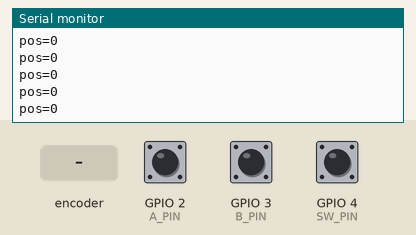
A program run on a simulated ESP32-S3. Parts: the last lines printed to the serial monitor. The inputs (shaded band) are chosen by the test bench; at power-on: GPIO 4 (SW_PIN) HIGH, GPIO 2 (A_PIN) HIGH, GPIO 3 (B_PIN) HIGH.

Above: at 1.2 s.
1.3 s: GPIO 4 (SW_PIN) pulled LOW for 0.15 s
At 1.31 s:
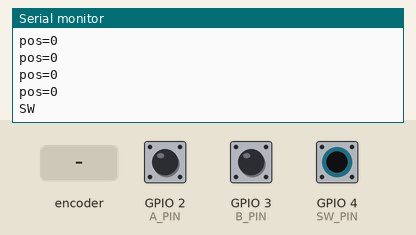
2.9 s: rotary encoder on GPIO 2 (A_PIN) / GPIO 3 (B_PIN) turned 1 step (first pin leading)
At 3.16 s:
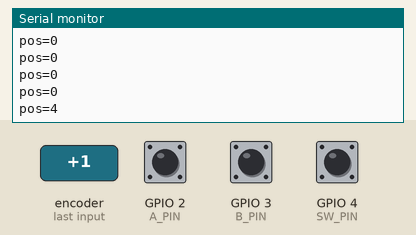
4.6 s: rotary encoder on GPIO 2 (A_PIN) / GPIO 3 (B_PIN) turned 1 step (first pin leading)
At 4.76 s:
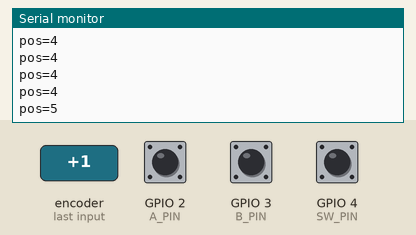
Timing chart, 0 to 7.6 s (numbered marks = the images above; inputs shaded):
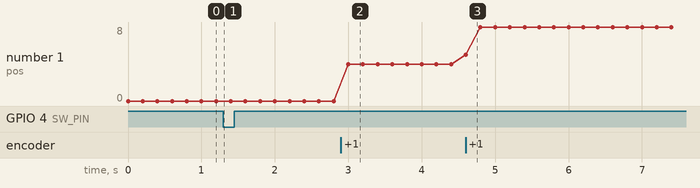

The program:

main.cpp
```cpp
#include <Arduino.h>
#define A_PIN 2
#define B_PIN 3
#define SW_PIN 4
volatile int32_t pos=0; volatile uint8_t lastAB=0;
uint8_t rd(){ return ((uint8_t)digitalRead(B_PIN)<<1)|digitalRead(A_PIN); }
void IRAM_ATTR abIsr(){ uint8_t ab=rd(); uint8_t idx=((lastAB&3)<<2)|(ab&3);
  static const int8_t T[16]={0,1,-1,0,-1,0,0,1,1,0,0,-1,0,-1,1,0};
  pos+=T[idx]; lastAB=ab;
}
void IRAM_ATTR swIsr(){ if(digitalRead(SW_PIN)==LOW) Serial.println("SW"); }
void EncTask(void *){
  pinMode(A_PIN,INPUT_PULLUP); pinMode(B_PIN,INPUT_PULLUP); pinMode(SW_PIN,INPUT_PULLUP);
  lastAB=rd(); attachInterrupt(digitalPinToInterrupt(A_PIN),abIsr,CHANGE);
  attachInterrupt(digitalPinToInterrupt(B_PIN),abIsr,CHANGE);
  attachInterrupt(digitalPinToInterrupt(SW_PIN),swIsr,FALLING);
  for(;;){ Serial.printf("pos=%ld\n",(long)pos); vTaskDelay(pdMS_TO_TICKS(200)); }
}
void setup(){ Serial.begin(115200); xTaskCreatePinnedToCore(EncTask,"enc",3072,nullptr,2,nullptr,1); }
void loop(){}
```

Measured:
- after the input at 1.3 s, the serial monitor: prints a new line at once (image 1)
- after the input at 2.9 s, the serial monitor: prints a new line after 0.10 s (image 2)
- after the input at 4.6 s, the serial monitor: prints a new line at once (image 3)
- plotted number 1: 0 → 4 after the input at 2.9 s, 4 → 8 after the input at 4.6 s
